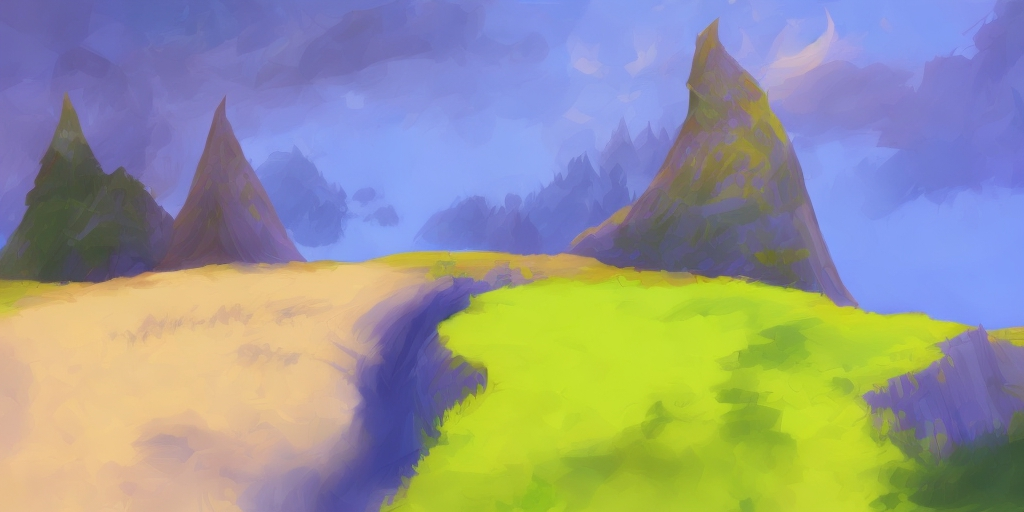
#> input picture repositories/stable-diffusion-stability-ai/assets/stable-samples/depth2img/depth2fantasy.jpeg, 1024 x 512 px
$ python -i img_utils.py   (imports and definitions only)   (older library calls are emulated)
#> lines starting #> are read from the running program, lines starting #| are printed output that depends on the picture; after the words box and inside, x2 and y2 are one past the last pixel; in counts of white or black regions, pixels touching at a corner belong together
import numpy as np
from PIL import Image, ImageOps, ImageFilter
import cv2
from collections import defaultdict
from skimage.color import rgb2lab, deltaE_ciede2000


# [119 lines left out: functions canny_process, invert_process, mask_process, multiply_images, resize_image_aspect_ratio, not called in this run]

def base_generation(size, color):
    canvas = Image.new("RGBA", size, color)
    return canvas


# [9 lines left out: function make_base_pil, not called in this run]

def noline_process(input_image_path):
    def get_major_colors(image, threshold_percentage):
        if image.mode != 'RGB':
            image = image.convert('RGB')
        color_count = defaultdict(int)
        for pixel in image.getdata():
            color_count[pixel] += 1
        total_pixels = image.width * image.height
        return [(color, count) for color, count in color_count.items() if (count / total_pixels) >= threshold_percentage]

    def consolidate_colors(major_colors, threshold):
        colors_lab = [rgb2lab(np.array([[color]], dtype=np.float32)/255.0).reshape(3) for color, _ in major_colors]
        i = 0
        while i < len(colors_lab):
            j = i + 1
            while j < len(colors_lab):
                if deltaE_ciede2000(colors_lab[i], colors_lab[j]) < threshold:
                    if major_colors[i][1] >= major_colors[j][1]:
                        major_colors[i] = (major_colors[i][0], major_colors[i][1] + major_colors[j][1])
                        major_colors.pop(j)
                        colors_lab.pop(j)
                    else:
                        major_colors[j] = (major_colors[j][0], major_colors[j][1] + major_colors[i][1])
                        major_colors.pop(i)
                        colors_lab.pop(i)
                    continue
                j += 1
            i += 1
        return major_colors

    def generate_distant_colors(consolidated_colors, distance_threshold):
        consolidated_lab = [rgb2lab(np.array([color], dtype=np.float32) / 255.0).reshape(3) for color, _ in consolidated_colors]
        max_attempts = 10000
        for _ in range(max_attempts):
            random_rgb = np.random.randint(0, 256, size=3)
            random_lab = rgb2lab(np.array([random_rgb], dtype=np.float32) / 255.0).reshape(3)
            if all(deltaE_ciede2000(base_color_lab, random_lab) > distance_threshold for base_color_lab in consolidated_lab):
                return tuple(random_rgb)
        return (128, 128, 128)

    def line_color(image, mask, new_color):
        data = np.array(image)
        data[mask, :3] = new_color
        return Image.fromarray(data)

    def replace_color(image, color_1, blur_radius=2):
        data = np.array(image)
        original_shape = data.shape
        channels = original_shape[2] if len(original_shape) > 2 else 1
        data = data.reshape(-1, channels)
        color_1 = np.array(color_1)
        matches = np.all(data[:, :3] == color_1, axis=1)
        mask = np.zeros(data.shape[0], dtype=bool)

        while np.any(matches):
            new_matches = np.zeros_like(matches)
            for i in range(len(data)):
                if matches[i]:
                    x, y = divmod(i, original_shape[1])
                    neighbors = [(x, y-1), (x, y+1), (x-1, y), (x+1, y)]
                    valid_neighbors = [data[nx * original_shape[1] + ny, :3] for nx, ny in neighbors if 0 <= nx < original_shape[0] and 0 <= ny < original_shape[1] and not matches[nx * original_shape[1] + ny]]
                    if valid_neighbors:
                        new_color = np.mean(valid_neighbors, axis=0).astype(np.uint8)
                        data[i, :3] = new_color
                        mask[i] = True
                    else:
                        new_matches[i] = True
            matches = new_matches
            if not np.any(matches):
                break

        data = data.reshape(original_shape)
        mask = mask.reshape(original_shape[:2])
        result_image = Image.fromarray(data, 'RGBA')
        blurred_image = result_image.filter(ImageFilter.GaussianBlur(radius=blur_radius))
        blurred_data = np.array(blurred_image)
        np.copyto(data, blurred_data, where=mask[..., None])
        return Image.fromarray(data, 'RGBA')

    def DoG_filter(image, kernel_size=0, sigma=1.0, k_sigma=2.0, gamma=1.5):
        g1 = cv2.GaussianBlur(image, (kernel_size, kernel_size), sigma)
        g2 = cv2.GaussianBlur(image, (kernel_size, kernel_size), sigma * k_sigma)
        return g1 - gamma * g2

    def XDoG_filter(image, kernel_size=0, sigma=1.4, k_sigma=1.6, epsilon=0, phi=10, gamma=0.98):
        epsilon /= 255
        dog = DoG_filter(image, kernel_size, sigma, k_sigma, gamma)
        dog /= dog.max()
        e = 1 + np.tanh(phi * (dog - epsilon))
        e[e >= 1] = 1
        return (e * 255).astype('uint8')

    def binarize_image(image):
        _, binarized = cv2.threshold(image, 0, 255, cv2.THRESH_BINARY + cv2.THRESH_OTSU)
        return binarized


    def process_XDoG(image_path):
        kernel_size=0
        sigma=1.4
        k_sigma=1.6
        epsilon=0
        phi=10
        gamma=0.98

        image = cv2.imread(image_path, cv2.IMREAD_GRAYSCALE)
        xdog_image = XDoG_filter(image, kernel_size, sigma, k_sigma, epsilon, phi, gamma)
        binarized_image = binarize_image(xdog_image)
        final_image = Image.fromarray(binarized_image)
        return final_image

    rgb_image = Image.open(input_image_path).convert("RGBA")
    lineart = process_XDoG(input_image_path).convert('L')
#> in process_XDoG, `image = cv2.imread(image_path, cv2.IMREAD_GRAYSCALE)`:
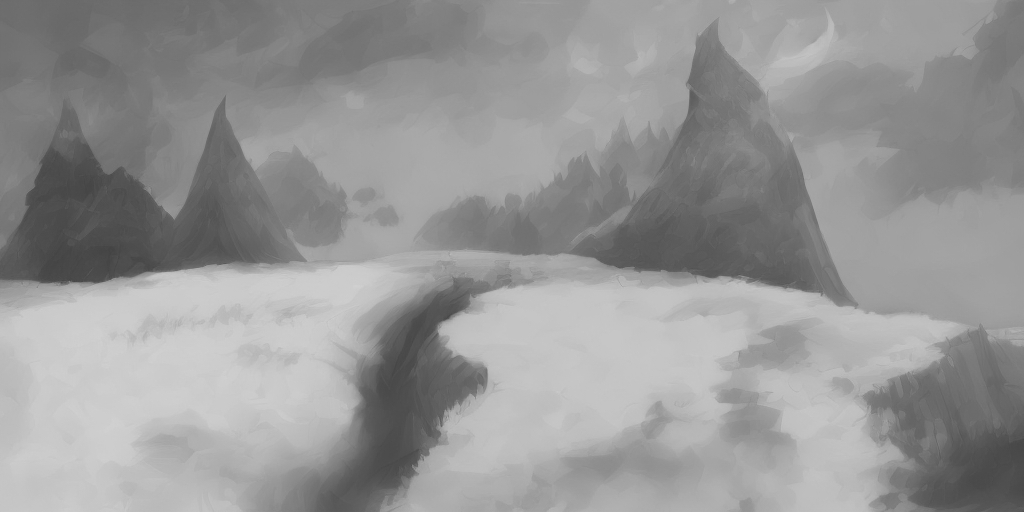
#> image: shape (512, 1024); min 67, max 209, mean 150.3
#> in DoG_filter, `return g1 - gamma * g2`:
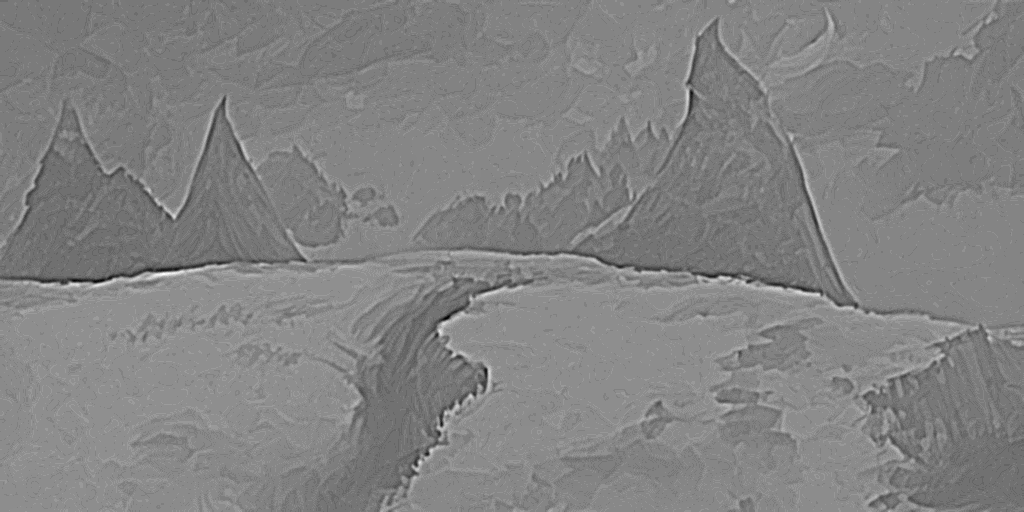
#> returned value: shape (512, 1024) float64; min -8.16, max 13.6, mean 3; drawn with min black and max white
#> in XDoG_filter, `e = 1 + np.tanh(phi * (dog - epsilon))`:
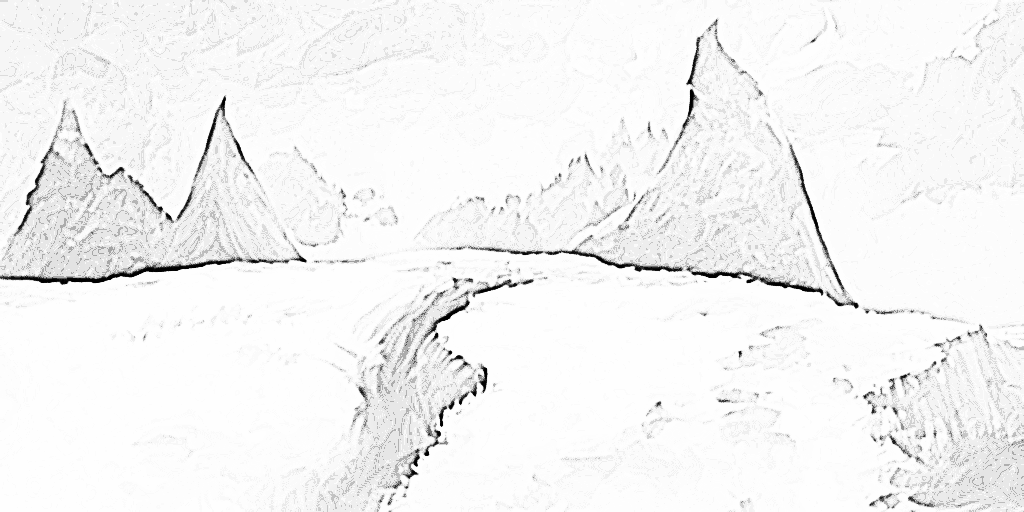
#> e: shape (512, 1024) float64; min 1.23e-05, max 2, mean 1.92; drawn with min black and max white
#> in XDoG_filter, `e[e >= 1] = 1`:
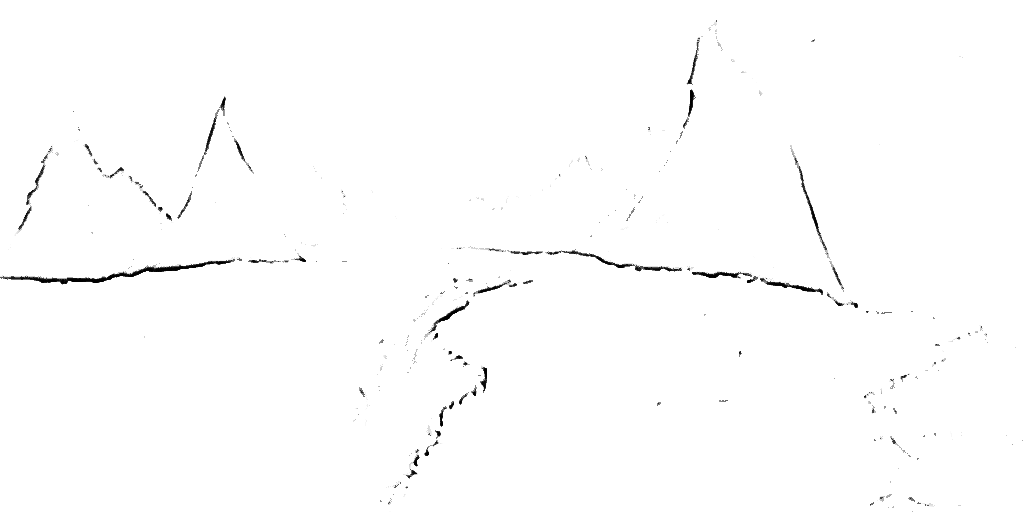
#> e: shape (512, 1024) float64; min 1.23e-05, max 1, mean 0.993
#> in binarize_image, `_, binarized = cv2.threshold(image, 0, 255, cv2.THRESH_BINARY + cv2.TH..`:
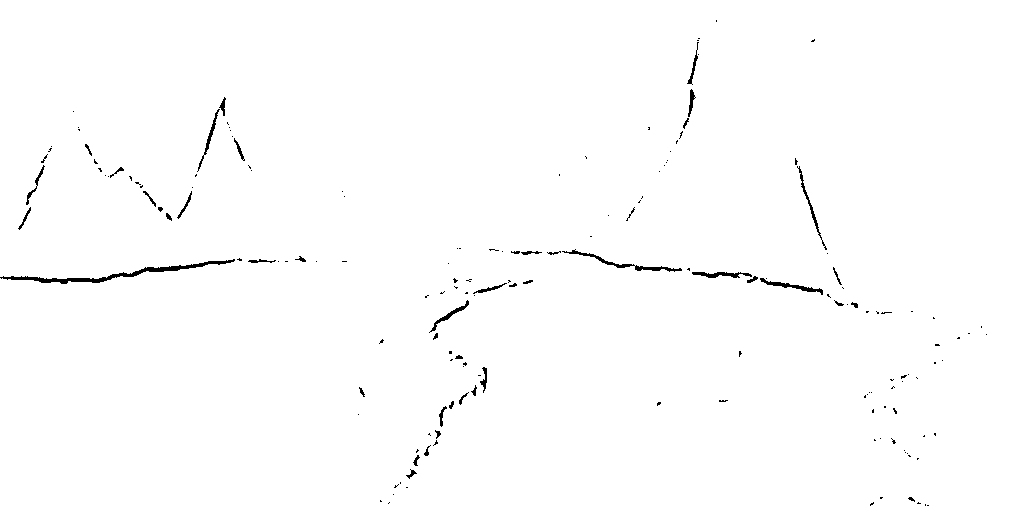
#> binarized: shape (512, 1024); 99.2% white; 172 black regions (128 under 20 px), largest, box (x1, y1, x2, y2) and area: (0, 259, 235, 284) 875, (562, 249, 682, 272) 357, (760, 278, 823, 295) 234
    lineart = lineart.point(lambda x: 0 if x < 200 else 255)
    lineart = ImageOps.invert(lineart)
    kernel = np.ones((3, 3), np.uint8)
    lineart = cv2.dilate(np.array(lineart), kernel, iterations=1)
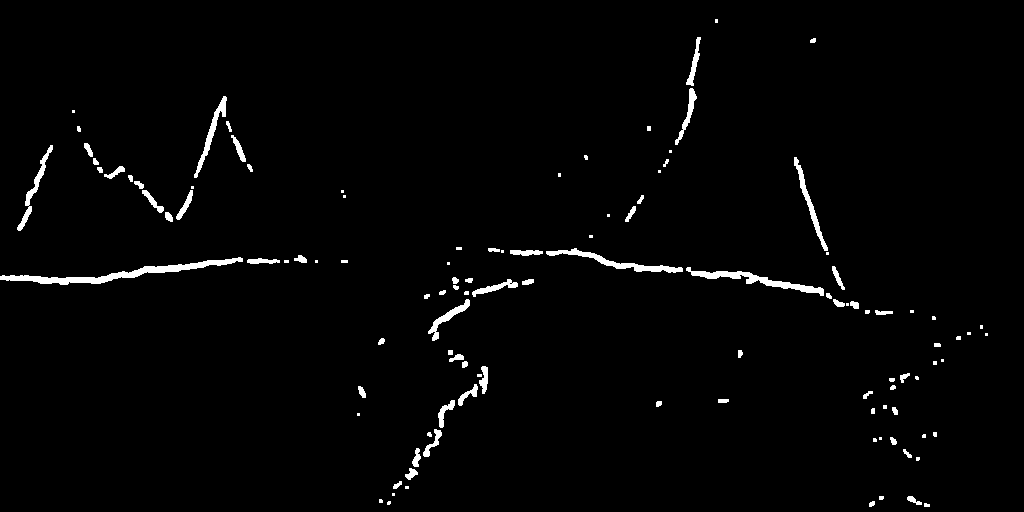
#> lineart: shape (512, 1024); 1.9% white; 114 white regions (42 under 20 px), largest, box (x1, y1, x2, y2) and area: (0, 257, 243, 285) 1478, (686, 267, 824, 296) 879, (546, 248, 683, 273) 744
    lineart = Image.fromarray(lineart)
    mask = np.array(lineart) == 255
    major_colors = get_major_colors(rgb_image, threshold_percentage=0.05)
#> in get_major_colors, image is the input picture: PIL image 1024x512 RGB; mean R, G, B 149.2, 151.4, 147.8
#> the loop in get_major_colors, `for pixel in image.getdata():` made 524288 passes
#> pixel on passes 1 to 3: (108, 99, 166), (106, 96, 165), (105, 95, 166)
#> after the loop in get_major_colors, `for pixel in image.getdata():`: color_count = 66990 items
#> major_colors = []
    major_colors = consolidate_colors(major_colors, 10)
#> after the loop in consolidate_colors, `while i < len(colors_lab):`: i = 0; major_colors = []
    new_color_1 = generate_distant_colors(major_colors, 100)
#> new_color_1 = (172, 47, 117)
    filled_image = line_color(rgb_image, mask, new_color_1)
    replace_color_image = replace_color(filled_image, new_color_1, 2).convert('RGB')
#> in replace_color, `color_1 = np.array(color_1)`: color_1 = [172, 47, 117]
#> the loop in replace_color, `while np.any(matches):` made 5 passes
#> in replace_color, `np.copyto(data, blurred_data, where=mask[..., None])`:
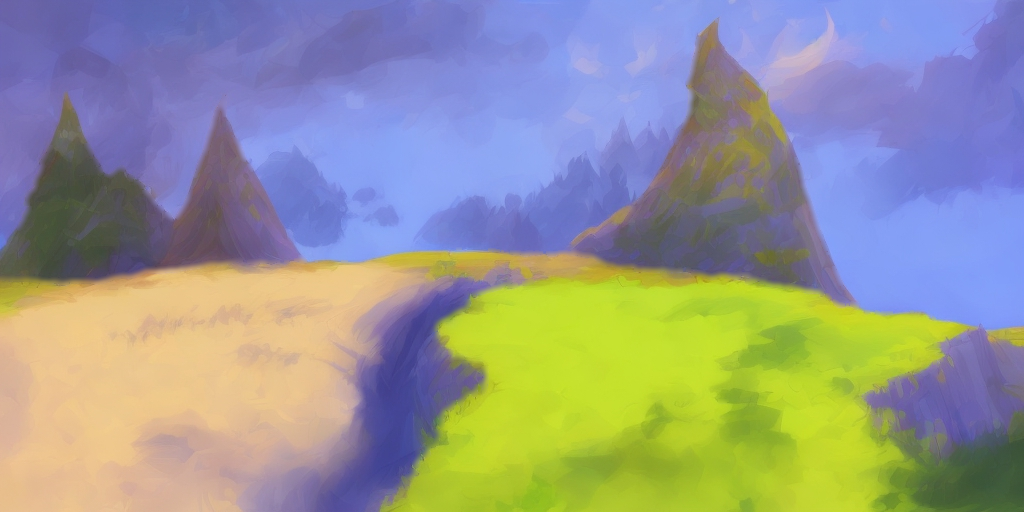
#> data: shape (512, 1024, 4); mean R, G, B, A 149.5, 151.7, 147.8, 255
    return replace_color_image

>>> result = noline_process('../repositories/stable-diffusion-stability-ai/assets/stable-samples/depth2img/depth2fantasy.jpeg')
